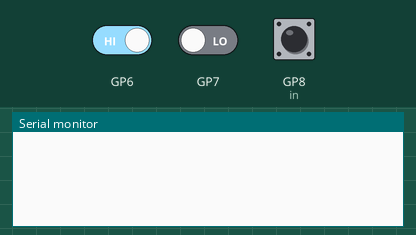
This sketch was run on a simulated Raspberry Pi Pico. On the bench: the last lines printed to the serial monitor. The inputs (shaded band) are chosen by the test bench; at power-on: GP6 HIGH, GP8 (in) LOW, GP7 LOW. Random numbers use the default seed unless the sketch sets one; the modem accepts every AT command (registered, SIM ready, sends succeed) and sends nothing else.

Above: at 1.3 s.
1.4 s: GP6 driven LOW
At 1.8 s:
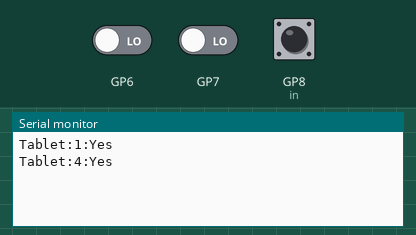
2.9 s: GP8 (in) pulsed HIGH 2 times (0.12 s each, 0.3 s apart)
At 4.3 s:
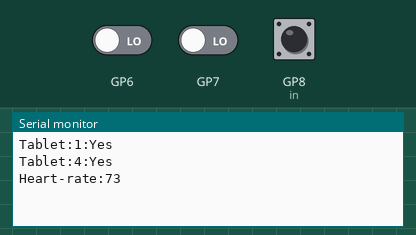

Measured:
- after the input at 1.4 s, the serial monitor: prints a new line at once (image 1)
- after the input at 2.9 s, the serial monitor: prints a new line after 0.82 s (image 2)

The sketch:

HeartRate_Tablet_Scheduling.ino
```cpp
// Pin for capactitive touch sensor
//#include <Time.h>
#include <SoftwareSerial.h>
#include<LiquidCrystal.h>
#include <SoftwareSerial.h>

//SoftwareSerial mySerial(9, 10);

LiquidCrystal lcd(12, 11, 5, 4, 3, 2);
int in = 8;
int count = 0, rate = 0;
int flag5 = 0;
unsigned long time2, time1;
byte heart[8] =
{
  0b00000,
  0b01010,
  0b11111,
  0b11111,
  0b11111,
  0b01110,
  0b00100,
  0b00000
};

int i;
int ledPin = 13; // pin for the LED
int fl[4] = {0};
int flag = 0;
int f = 0;
long int t1, t2, t3, t4;
int t = 1;
int tab[4] = {0};
int k = 0;
SoftwareSerial mySerial(9, 10);
int tim[5] = {0};
void setup() {
  //t1 = millis();
  tim[0] = millis();
  mySerial.begin(9600);
  Serial.begin(9600);
  pinMode(in, INPUT);
  // Setting the baud rate of GSM Module
  delay(100);
  //Monitor (Arduino)
  for (i = 4; i <= 7; i++)
  {
    pinMode(i, INPUT);
  }

  //Serial.print("Program started at: ");
  //Serial.println(t1);
}
int flag2 = 0;

int flag3 = 0;
int flag4 = 0;
void loop() {
  //Serial.print("main");

  if (digitalRead(4) == LOW && digitalRead(5) == LOW && digitalRead(6) == LOW && digitalRead(7) == HIGH && flag == 0)
  {
    //I'm using pins 4 - 7 so subtract 3 to match
    //numbering on module
    //Serial.println(i - 3);
    if (digitalRead(4) == LOW && digitalRead(5) == LOW && digitalRead(6) == LOW && flag == 0)
    {
      Serial.println("Tablet:1:Yes");
      Serial.println("Tablet:2:Yes");
      Serial.println("Tablet:3:Yes");
      //Serial.print("1st,2nd and 3rd");
      //Serial.println("  Schedules");
      flag = 1;

    }
    tab[3] = 1;
    loop2();
    flag = 1;
    loop3();
  }
  else if (digitalRead(4) == LOW && digitalRead(5) == LOW && digitalRead(6) == LOW && digitalRead(7) == LOW && flag == 0)
  {
    Serial.println("Tablet:1:Yes");
    Serial.println("Tablet:2:Yes");
    Serial.println("Tablet:3:Yes");
    Serial.println("Tablet:4:Yes");
    flag = 1;
    loop3();
  }
  else if (flag != 1)
  {
    for (i = 4; i <= 7; i++)
    {
      if (digitalRead(i) == HIGH)
      {
        //I'm using pins 4 - 7 so subtract 3 to match
        //numbering on module
        //Serial.println(i - 3);
        tab[(i - 3) - 1] = 1;
      }
    }

    for (k = 0; k < 4 && flag2 != 1; k++)

    {
      //if(tab[k]==0 && f==0)
      if (tab[1] == 0 && tab[2] == 0 && f == 0)
      {
        Serial.println("Tablet:2:Yes");
        Serial.println("Tablet:3:Yes");
        //Serial.print(k + 1);
        //Serial.println("  Schedule");
        fl[k] = 1;
        f = 1;
      }
      if (tab[k] == 1)
      {

        //Serial.print("For Tablet :");
        //Serial.println(k + 1);
        tim[k + 1] = millis();
        //Serial.println(tim[k+1]);
        //f = 0;
        while ((tim[k + 1] - tim[0] <= 5000) && (flag2 != 1) && (flag != 1))
        {
          tim[k + 1] = millis();
          if (digitalRead(k + 4) == LOW )
          {
            Serial.println("Tablet:1:Yes");
            flag = 1;
            flag2 = 1;
            loop2();
            loop3();
            //f = 1;
            break;
          }
        }

        if ((tim[k + 1] - tim[0] >= 5000) && (flag2 != 1))
        {
          Serial.println("Tablet:1:No");
          loop1();
          //Serial.println("Sending SMS.....");
          flag2 = 1;
          loop2();

          loop3();

        }
      }

    }
  }

}
//delay(1500);
void loop2()
{
  if (flag3 != 1 && flag4 == 0)
  {
    if (tab[3] == 1 )
    {
      //Serial.print("For Tablet :");
      //Serial.println(" 4");
      tim[4] = millis();
      //Serial.println(tim[k+1]);
      //f = 0;
      while ((tim[4] - tim[1] <= 5000) && (flag3 != 1))
      {
        tim[4] = millis();
        if (digitalRead(7) == LOW )
        {
          Serial.println("Tablet:4:Yes");
          flag3 = 1;
          //f = 1;
          break;
        }
      }

      if ((tim[4] - tim[1] >= 5000) && flag4 == 0)
      {
        Serial.println("Tablet:4:No");
        //Serial.println("Sending SMS.....");
        flag4 = 1;
        loop1();

      }
    }
    else {
      Serial.println("Tablet:4:Yes");
    }
  }
}
void loop1() {
  if (t > 0)
    //Serial.println("sendnig");
    SendMessage();
  delay(500);
  t = 0;
}
void SendMessage() {
  //Serial.println("sendnig");
  //Serial.println("AT+CMGF=1");
  delay(100);
  mySerial.println("AT+CMGS=\"+917032347161\"\r");
  delay(1000);
  mySerial.println("Patient Not Taken Tablet as per the scheduled time !!!........Emergency");
  mySerial.println((char)26);
  delay(1000);
}

void loop3()
{
  while(1){
 //if (flag5 != 1)
  //{

    k = 0;
    while (k < 1)
    {
      if (digitalRead(in))
      {
        if (k == 0)
          time1 = millis();
        k++;
        while (digitalRead(in));
      }
    }
    int j=0;
   j=random(65,80);
    delay(700);
    time2 = millis();
    rate = time2 - time1;
    rate = rate / 1;
    rate = 60000 / rate;
    //Serial.print("pulse rate is:");
    //Serial.println(rate);
    Serial.print("Heart-rate:");
    Serial.println(rate);
   // if (rate > 100)
    //{
     // Serial.println("Sending message");
      //SendMessage();
      //flag = 1;
    //}

    //if (mySerial.available() > 0)
    //Serial.write(mySerial.read());

    k = 0;
    rate = 0;
    delay(1000);
  //}

}
}
```
